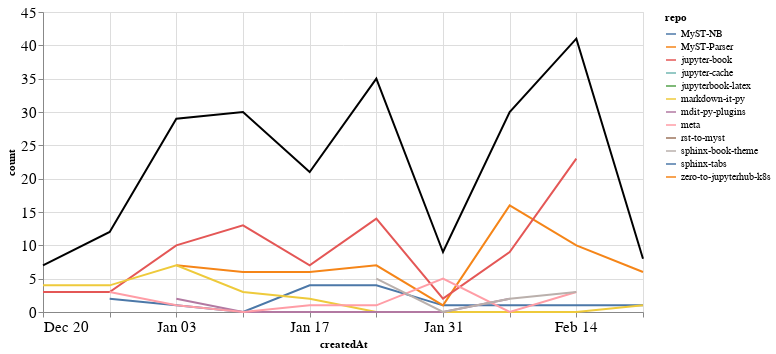

The code cell stored with this chart in its notebook:
### Markdown cell above
### Comments

### Code cell
comments_time = comments.groupby('repo').resample('W', on='createdAt').count()['author'].reset_index()
comments_time = comments_time.rename(columns={'author': 'count'})
comments_time_total = comments_time.groupby('createdAt').agg({"count": "sum"}).reset_index()
ch1 = alt.Chart(comments_time, width=600).mark_line().encode(
    x='createdAt',
    y='count',
    color='repo',
    tooltip="repo"
)

ch2 = alt.Chart(comments_time_total, width=600).mark_line(color="black").encode(
    x='createdAt',
    y='count',
)

ch1 + ch2

### Figure 1 — Vega-Lite specification as saved in the notebook (floating-point values rounded to 4 significant figures)
{"config": {"axisLeft": {"labelFontSize": 15}, "axisBottom": {"labelFontSize": 15}}, "layer": [{"data": {"name": "data-edf3f3d39d4f6731c6c96781c63c5bcb"}, "mark": "line", "encoding": {"color": {"type": "nominal", "field": "repo"}, "tooltip": {"type": "nominal", "field": "repo"}, "x": {"type": "temporal", "field": "createdAt"}, "y": {"type": "quantitative", "field": "count"}}, "width": 600}, {"data": {"name": "data-7f4a2c792c58fa8806455cc0b87053d4"}, "mark": {"type": "line", "color": "black"}, "encoding": {"x": {"type": "temporal", "field": "createdAt"}, "y": {"type": "quantitative", "field": "count"}}, "width": 600}], "$schema": "https://vega.github.io/schema/vega-lite/v4.8.1.json", "datasets": {"data-edf3f3d39d4f6731c6c96781c63c5bcb": [{"repo": "MyST-NB", "createdAt": "2020-12-27T00:00:00", "count": 2}, {"repo": "MyST-NB", "createdAt": "2021-01-03T00:00:00", "count": 1}, {"repo": "MyST-NB", "createdAt": "2021-01-10T00:00:00", "count": 0}, {"repo": "MyST-NB", "createdAt": "2021-01-17T00:00:00", "count": 4}, {"repo": "MyST-NB", "createdAt": "2021-01-24T00:00:00", "count": 4}, {"repo": "MyST-NB", "createdAt": "2021-01-31T00:00:00", "count": 1}, {"repo": "MyST-NB", "createdAt": "2021-02-07T00:00:00", "count": 1}, {"repo": "MyST-NB", "createdAt": "2021-02-14T00:00:00", "count": 1}, {"repo": "MyST-NB", "createdAt": "2021-02-21T00:00:00", "count": 1}, {"repo": "MyST-Parser", "createdAt": "2021-01-03T00:00:00", "count": 7}, {"repo": "MyST-Parser", "createdAt": "2021-01-10T00:00:00", "count": 6}, {"repo": "MyST-Parser", "createdAt": "2021-01-17T00:00:00", "count": 6}, {"repo": "MyST-Parser", "createdAt": "2021-01-24T00:00:00", "count": 7}, {"repo": "MyST-Parser", "createdAt": "2021-01-31T00:00:00", "count": 1}, {"repo": "MyST-Parser", "createdAt": "2021-02-07T00:00:00", "count": 16}, {"repo": "MyST-Parser", "createdAt": "2021-02-14T00:00:00", "count": 10}, {"repo": "MyST-Parser", "createdAt": "2021-02-21T00:00:00", "count": 6}, {"repo": "jupyter-book", "createdAt": "2020-12-20T00:00:00", "count": 3}, {"repo": "jupyter-book", "createdAt": "2020-12-27T00:00:00", "count": 3}, {"repo": "jupyter-book", "createdAt": "2021-01-03T00:00:00", "count": 10}, {"repo": "jupyter-book", "createdAt": "2021-01-10T00:00:00", "count": 13}, {"repo": "jupyter-book", "createdAt": "2021-01-17T00:00:00", "count": 7}, {"repo": "jupyter-book", "createdAt": "2021-01-24T00:00:00", "count": 14}, {"repo": "jupyter-book", "createdAt": "2021-01-31T00:00:00", "count": 2}, {"repo": "jupyter-book", "createdAt": "2021-02-07T00:00:00", "count": 9}, {"repo": "jupyter-book", "createdAt": "2021-02-14T00:00:00", "count": 23}, {"repo": "jupyter-cache", "createdAt": "2021-01-17T00:00:00", "count": 1}, {"repo": "jupyterbook-latex", "createdAt": "2021-02-14T00:00:00", "count": 1}, {"repo": "markdown-it-py", "createdAt": "2020-12-20T00:00:00", "count": 4}, {"repo": "markdown-it-py", "createdAt": "2020-12-27T00:00:00", "count": 4}, {"repo": "markdown-it-py", "createdAt": "2021-01-03T00:00:00", "count": 7}, {"repo": "markdown-it-py", "createdAt": "2021-01-10T00:00:00", "count": 3}, {"repo": "markdown-it-py", "createdAt": "2021-01-17T00:00:00", "count": 2}, {"repo": "markdown-it-py", "createdAt": "2021-01-24T00:00:00", "count": 0}, {"repo": "markdown-it-py", "createdAt": "2021-01-31T00:00:00", "count": 0}, {"repo": "markdown-it-py", "createdAt": "2021-02-07T00:00:00", "count": 0}, {"repo": "markdown-it-py", "createdAt": "2021-02-14T00:00:00", "count": 0}, {"repo": "markdown-it-py", "createdAt": "2021-02-21T00:00:00", "count": 1}, {"repo": "mdit-py-plugins", "createdAt": "2021-01-03T00:00:00", "count": 2}, {"repo": "mdit-py-plugins", "createdAt": "2021-01-10T00:00:00", "count": 0}, {"repo": "mdit-py-plugins", "createdAt": "2021-01-17T00:00:00", "count": 0}, {"repo": "mdit-py-plugins", "createdAt": "2021-01-24T00:00:00", "count": 0}, {"repo": "mdit-py-plugins", "createdAt": "2021-01-31T00:00:00", "count": 0}, {"repo": "mdit-py-plugins", "createdAt": "2021-02-07T00:00:00", "count": 2}, {"repo": "meta", "createdAt": "2020-12-27T00:00:00", "count": 3}, {"repo": "meta", "createdAt": "2021-01-03T00:00:00", "count": 1}, {"repo": "meta", "createdAt": "2021-01-10T00:00:00", "count": 0}, {"repo": "meta", "createdAt": "2021-01-17T00:00:00", "count": 1}, {"repo": "meta", "createdAt": "2021-01-24T00:00:00", "count": 1}, {"repo": "meta", "createdAt": "2021-01-31T00:00:00", "count": 5}, {"repo": "meta", "createdAt": "2021-02-07T00:00:00", "count": 0}, {"repo": "meta", "createdAt": "2021-02-14T00:00:00", "count": 3}, {"repo": "rst-to-myst", "createdAt": "2021-01-10T00:00:00", "count": 8}, {"repo": "sphinx-book-theme", "createdAt": "2021-01-24T00:00:00", "count": 5}, {"repo": "sphinx-book-theme", "createdAt": "2021-01-31T00:00:00", "count": 0}, {"repo": "sphinx-book-theme", "createdAt": "2021-02-07T00:00:00", "count": 2}, {"repo": "sphinx-book-theme", "createdAt": "2021-02-14T00:00:00", "count": 3}, {"repo": "sphinx-tabs", "createdAt": "2021-01-24T00:00:00", "count": 4}, {"repo": "zero-to-jupyterhub-k8s", "createdAt": "2021-01-03T00:00:00", "count": 1}], "data-7f4a2c792c58fa8806455cc0b87053d4": [{"createdAt": "2020-12-20T00:00:00", "count": 7}, {"createdAt": "2020-12-27T00:00:00", "count": 12}, {"createdAt": "2021-01-03T00:00:00", "count": 29}, {"createdAt": "2021-01-10T00:00:00", "count": 30}, {"createdAt": "2021-01-17T00:00:00", "count": 21}, {"createdAt": "2021-01-24T00:00:00", "count": 35}, {"createdAt": "2021-01-31T00:00:00", "count": 9}, {"createdAt": "2021-02-07T00:00:00", "count": 30}, {"createdAt": "2021-02-14T00:00:00", "count": 41}, {"createdAt": "2021-02-21T00:00:00", "count": 8}]}}
